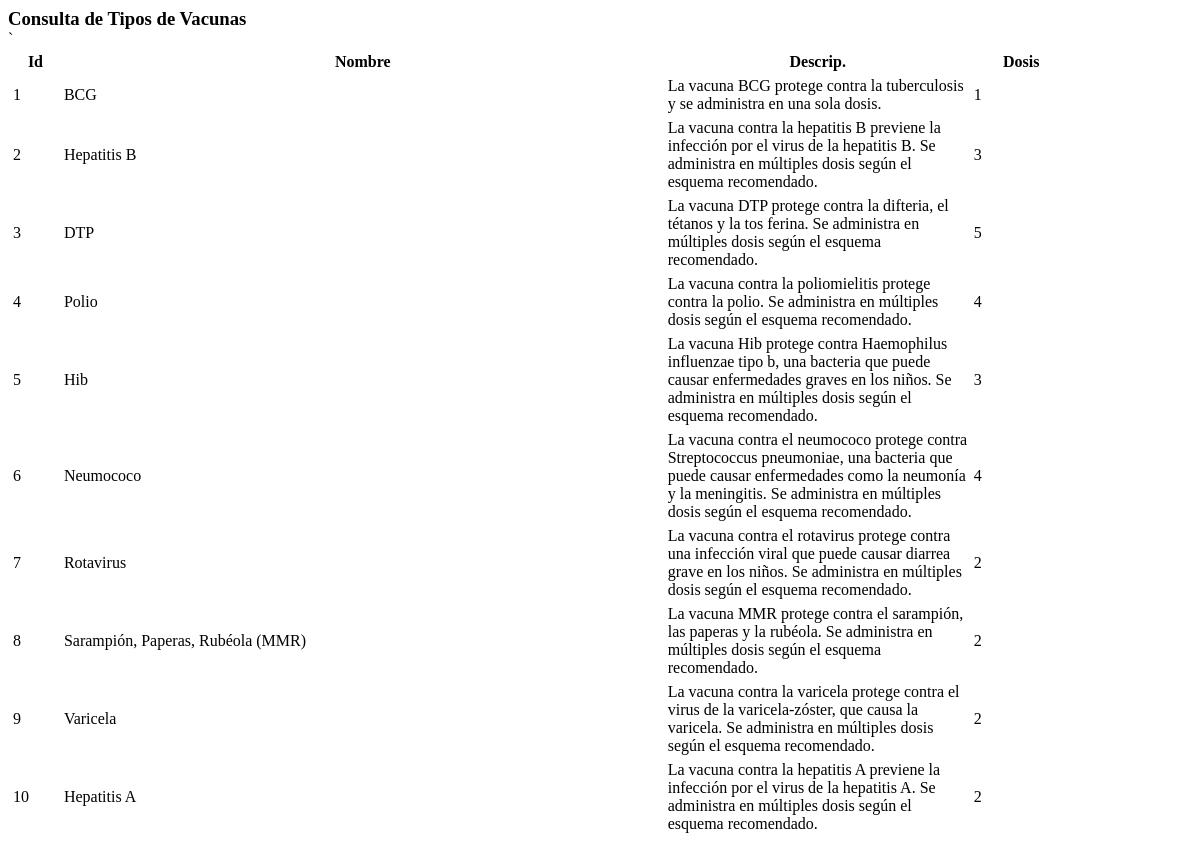
The app's page /consulta_vacunas.php, older data.
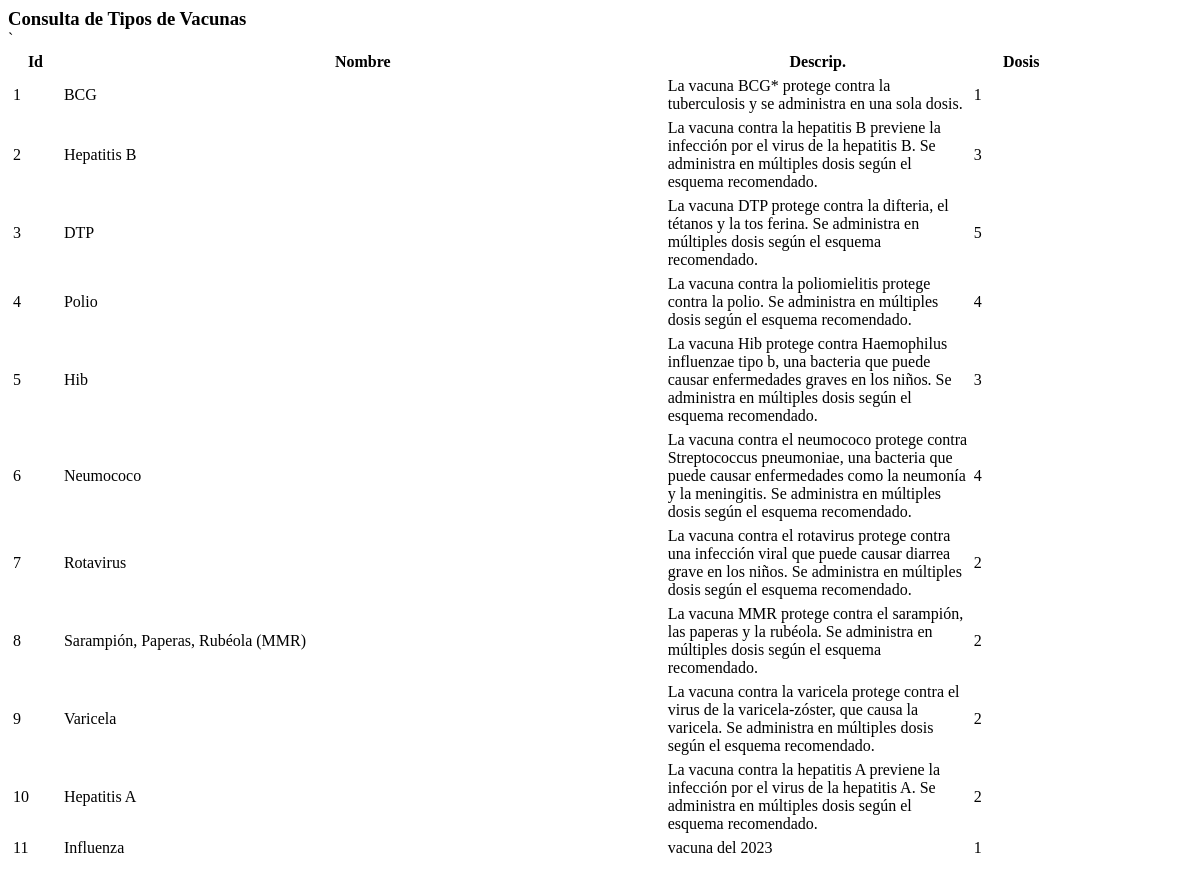
The same page, newer data.
### tables this page shows
CREATE TABLE `tipo_vacunas` (
  `id_vacuna` int NOT NULL,
  `nombre` text,
  `descripcion` text,
  `total_dosis` int DEFAULT NULL,
  PRIMARY KEY (`id_vacuna`)
);

### consulta_vacunas.php (the view, shortened to what this page needs)
<?php
$servername = "localhost";
$username = "root";
$password = "";
$database = "pediatra_sis";
$conn = new mysqli($servername, $username, $password, $database);
$query = "SELECT * FROM tipo_vacunas";
$result = $conn->query($query);
?>
<!DOCTYPE html>
<html lang="es">
<head>
  <link rel="stylesheet" href="https://cdn.datatables.net/1.13.5/css/jquery.dataTables.min.css">
  <link rel="stylesheet" href="https://cdn.datatables.net/buttons/2.4.1/css/buttons.dataTables.min.css">
</head>
<body>
  <h3 style="padding:0; margin:0;">Consulta de Tipos de Vacunas</h3>
  <table id="tabla_tipos_vacunas" class="display" style="width:90%;">
    <thead>
      <tr>
        <th>Id</th>
        <th>Nombre</th>`
        <th style="width: 300px;white-space: nowrap;overflow: hidden;text-overflow: ellipsis;">Descrip.</th>
        <th>Dosis</th>
      </tr>
    </thead>
    <tbody>
      <?php
      if ($result->num_rows > 0) {
        while ($row = $result->fetch_assoc()) {
          echo "<tr onclick=\"seleccionarVacuna('" . $row["id_vacuna"] . "', '" . $row["nombre"] . "')\">";
          echo "<td>" . $row["id_vacuna"] . "</td>";
          echo "<td>" . $row["nombre"] . "</td>";
          echo "<td>" . $row["descripcion"] . "</td>";
          echo "<td>" . $row["total_dosis"] . "</td>";
          echo "</tr>";
        }
      } else {
        echo "<tr><td colspan='2'>No se encontraron resultados.</td></tr>";
      }
      ?>
    </tbody>
  </table>
</body>
</html>

### consulta_vacunas.php (style rules this page uses)
table,th, td, tr { border: 0.5px solid white; }

Row changes from the older to the newer data that the page shows:
changed tipo_vacunas "BCG": descripcion "La vacuna BCG protege contra la tuberculosis y se administra en una sola dosis." → "La vacuna BCG* protege contra la tuberculosis y se administra en una sola dosis."
added tipo_vacunas: id_vacuna "11", nombre "Influenza", descripcion "vacuna del 2023", total_dosis "1"
